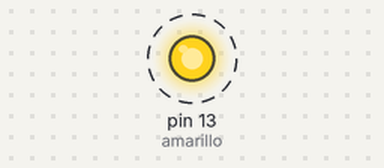
The sketch below on a simulated Arduino Uno, built with avr-gcc and run on an emulated ATmega328P. Parts: output pins drawn as LEDs (lit = HIGH). Dashed ring = blinking.

Above: at 0.2 s.
Timing chart, 0 to 3.0 s (numbered marks = the images above):
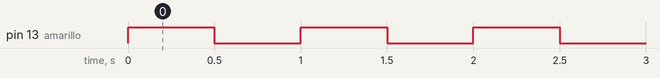

The sketch:

arduino_led.ino
```cpp
int amarillo = 13;
int rojo = 7;
int milisegundos = 500;

// Se ejecuta cuando el arduino arranca
void setup(){
  pinMode(amarillo, OUTPUT);
  pinMode(amarillo, OUTPUT);
}

// Se ejecuta todo el tiempo
void loop(){
  // Emito la salida al pin 13 (Amarillo)
  digitalWrite(amarillo, HIGH);
  digitalWrite(rojo, LOW);
  delay(milisegundos); // Espero medio segundo
  digitalWrite(amarillo, LOW);
  digitalWrite(rojo, HIGH); // Apago el led
  delay(milisegundos); // Espero medio segundo
}
```

Measured:
- by itself, pin 13 (amarillo): alternates HIGH for 0.50 s and LOW for 0.50 s
